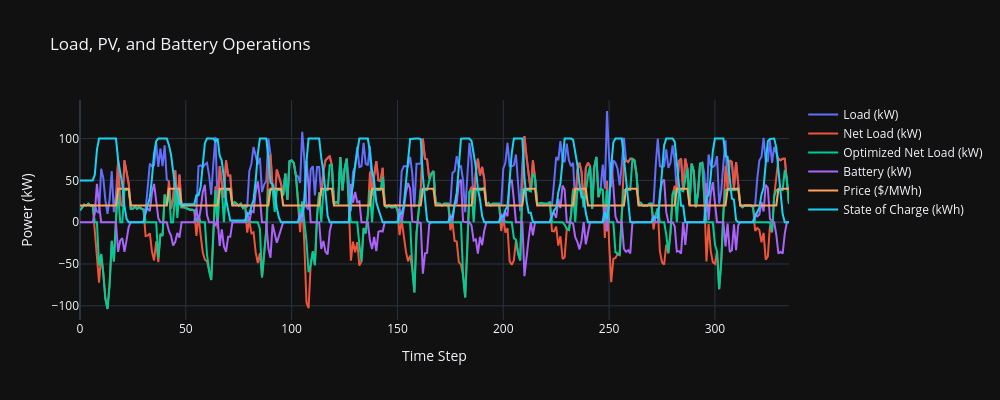

Notebook source saved alongside this figure:
### Code cell
from scipy.optimize import differential_evolution
from battery_sizing_cfa.optimizers.deterministic_sizing import optimize_pv_battery
from battery_sizing_cfa.optimizers.rbc_sizing import  rbc_opt_fun

N = 14*24  # Use a multiple of 24 for full days
L = data.iloc[:N, 0].values  # Load and PV generation data
PV_base = np.maximum(0, np.sin(np.pi*(np.arange(N)/12 - 0.5)))           # MW
price = np.array([40. if (t%24) in range(18,24) else 20. for t in range(N)])  # $/MWh
export_price = np.ones(N)*0.1
Delta_t = 1.0

specs = {'c_PV_kw': 200.0,
         'c_bat_E_kwh': 120.0,
         'c_bat_P_kw': 50.0,
         'eta_ch': 0.95,
         'eta_dis': 0.95,
         'cyclic_SOC': True,
         'peak_tariff_per_MW_period': 100.0,
         'peak_period_steps': 24,
         'discount_rate': 0.06,
         'lifetime_years': 15,
         'replicate_periods': 26,
         'Delta_t':Delta_t,
         'soc_min':0,
         'soc_max':1,
         'soc_start':0.5,
         'energy_ratio':0.5
         }

initial_guess = [2, 0, 80, 0.2]  # Initial guess for [x_pv, E_bat_kWh, p_threshold, soc_min_price]
bounds = [(0, 600), (0, 600), (0, 100), (0, 1)]  # Bounds for each parameter

result = differential_evolution(
    rbc_opt_fun,
    bounds,
    args=(L, PV_base, price, export_price, specs),
    init='random',
    strategy='best1bin',
    maxiter=100,
    popsize=15,
    tol=0.01,
    polish=False
)


print("Optimized parameters (x_pv, E_bat_kWh, p_threshold, soc_min_price):", result.x)
print("Minimum LCOE from RBC optimization [$ / MWh]:", result.fun)

# re-simulate under optimal parameters
from battery_sizing_cfa.optimizers.parametric_rbc import rbc
price_high = price == max(price)
soc, p_batt, p_grid = rbc(p_tot=L - result['x'][0] * PV_base,  # net load is total consumption
                            price_high=price_high,
                            capacity_kwh=float(result['x'][1]), # Use kWh directly
                            soc_min_price_fun=np.array(result['x'][[3]]),
                            p_threshold_fun=np.array(result['x'][[2]]),
                            p_charge_max=float(result['x'][1]*0.5), # Use kW directly
                            p_discharge_max=float(result['x'][1]*0.5), # Use kW directly
                            eta_ch=specs['eta_ch'], eta_dis=specs['eta_dis'],
                            dt_hours=specs['Delta_t'],
                            soc_start=specs['soc_start'],
                            soc_min=specs['soc_min'],
                            soc_max=specs['soc_max'])

plot_results(result.x[0], result.x[1], p_batt, soc*result.x[1], PV_base, L, price)

### Figure 1 — Plotly figure (JSON) as saved in the notebook; plotly's stock layout.template omitted (floating-point values rounded to 4 significant figures; data arrays with more than 128 entries replaced by an {"elided": "..."} marker saying what was removed)
{"data": [{"mode": "lines", "name": "Load (kW)", "x": {"elided": "336 int values"}, "y": {"elided": "336 float values"}, "type": "scatter"}, {"mode": "lines", "name": "Net Load (kW)", "x": {"elided": "336 int values"}, "y": {"elided": "336 float values"}, "type": "scatter"}, {"mode": "lines", "name": "Optimized Net Load (kW)", "x": {"elided": "336 int values"}, "y": {"elided": "336 float values"}, "type": "scatter"}, {"mode": "lines", "name": "Battery (kW)", "x": {"elided": "336 int values"}, "y": {"elided": "336 float values"}, "type": "scatter"}, {"mode": "lines", "name": "Price ($/MWh)", "x": {"elided": "336 int values"}, "y": {"elided": "336 float values"}, "type": "scatter"}, {"mode": "lines", "name": "State of Charge (kWh)", "x": {"elided": "336 int values"}, "y": {"elided": "336 float values"}, "type": "scatter"}], "layout": {"title": {"text": "Load, PV, and Battery Operations"}, "xaxis": {"title": {"text": "Time Step"}}, "yaxis": {"title": {"text": "Power (kW)"}}, "hovermode": "x unified", "width": 1000, "height": 400}}
